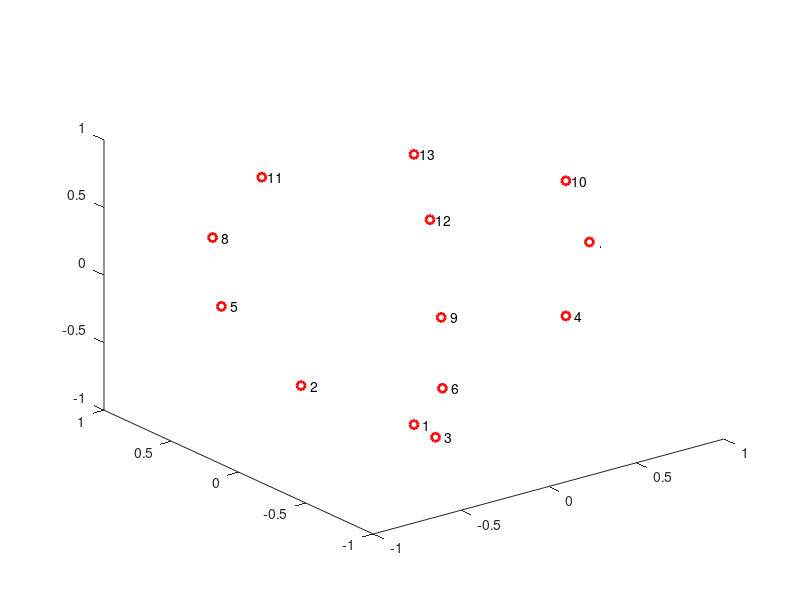

This chart was generated by the following MATLAB code: (Note: this script raises an error after producing the figure.)
clear; clc; close all;

npts = 13;
t = linspace(0,8*pi,npts);
z = linspace(-1,1,npts);
omz = sqrt(1-z.^2);
xyz = [cos(t).*omz; sin(t).*omz; z];
plot3(xyz(1,:),xyz(2,:),xyz(3,:),'ro','LineWidth',2);
text(xyz(1,:),xyz(2,:),xyz(3,:),[repmat('  ',npts,1), num2str((1:npts)')])
ax = gca;
ax.XTick = [];
ax.YTick = [];
ax.ZTick = [];
box on

s = linspace(0,1,500);

spl = interparc(s,xyz(1,:),xyz(2,:),xyz(3,:),'spline'); % a 3-d curve
spl = spl';
hold on;
plot3(spl(1,:),spl(2,:),spl(3,:),'k-','LineWidth',1);
hold off

inl = 100;
% how many times longer is a paranode than a node?
%diam = log(random('logn', 9, 0.2, 1, 1)).*1e-3; %stats toolbos
n_nodes = floor((spl_func.breaks(end)-spl_func.breaks(1))./(diam*inl));
%breaks are along length of linear line
% how many nodes and paranodes does the axon have.

points_per_node = 10;
offset = 5;
s = linspace(spl_func.breaks(1),spl_func.breaks(end),points_per_node*n_nodes);
ds = s(2)-s(1);
s = s + ds.*offset.*1e-2.*points_per_node;
spl = fnval(spl_func,s); %fnval = xyz coords of 10 pts along node
hold on
plot3(spl(1,:),spl(2,:),spl(3,:),'ko');


nrn_geom(spl, diam, n_nodes, points_per_node);